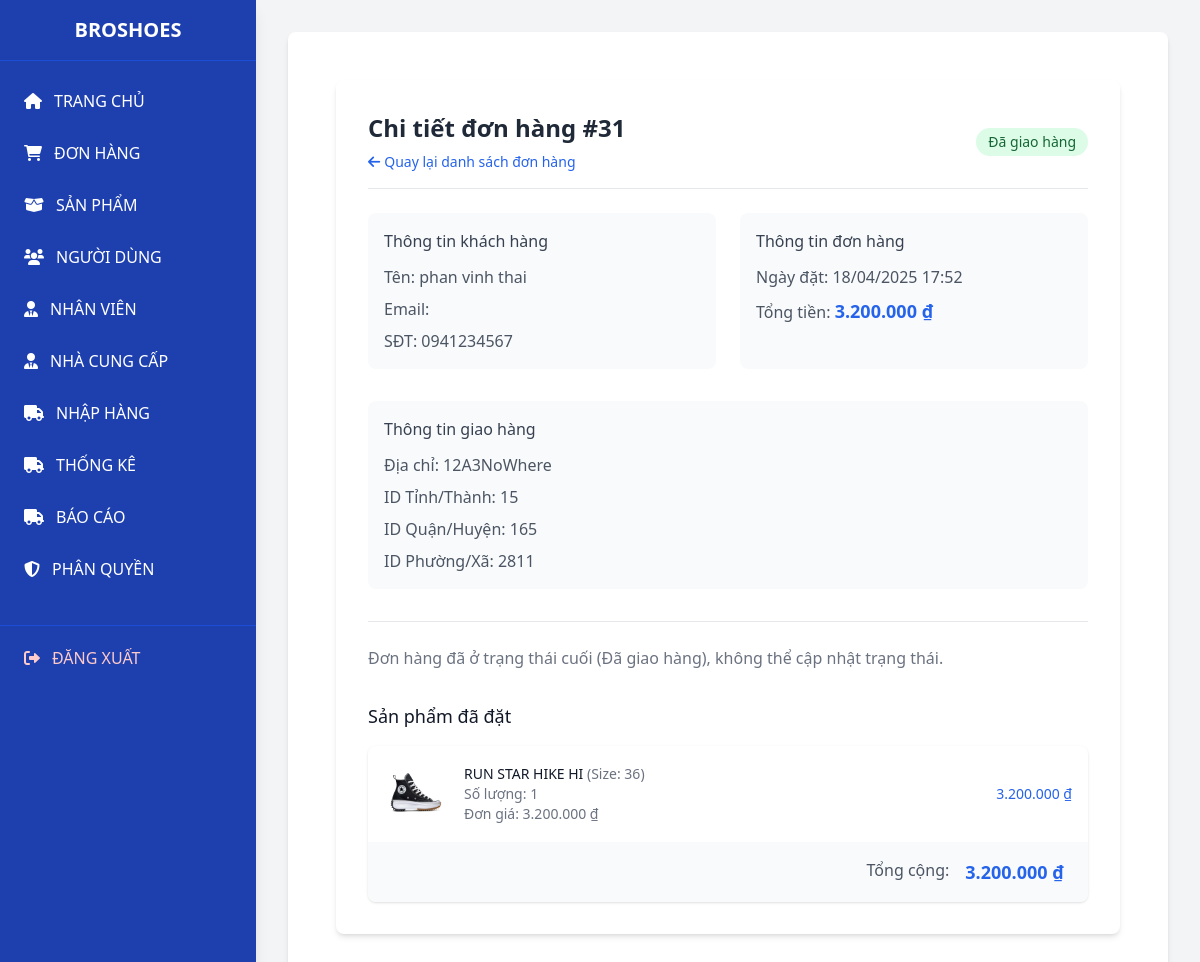
/admin/admin.php?page=orders&action=detail&id=31 (signed in), run on the app's committed database.
### tables this page shows
CREATE TABLE `orders` (
  `OrderID` int(11) NOT NULL,
  `UserID` int(11) NOT NULL,
  `OrderDate` datetime DEFAULT current_timestamp(),
  `ShippingAddress` text DEFAULT NULL,
  `ProvinceID` int(11) NOT NULL,
  `DistrictID` int(11) NOT NULL,
  `WardID` int(11) NOT NULL,
  `Status` varchar(20) NOT NULL DEFAULT 'Pending',
  `SaleID` int(11) DEFAULT NULL,
  `WarehouseID` int(11) DEFAULT NULL,
  `ExportDate` datetime DEFAULT NULL
);

CREATE TABLE `user` (
  `UserID` int(11) NOT NULL,
  `Username` varchar(50) NOT NULL,
  `Fullname` varchar(100) NOT NULL,
  `PhoneNumber` varchar(20) DEFAULT NULL,
  `Email` varchar(100) DEFAULT NULL,
  `Address` text DEFAULT NULL,
  `ProvinceID` int(11) NOT NULL,
  `DistrictID` int(11) NOT NULL,
  `WardID` int(11) NOT NULL,
  `PasswordHash` varchar(255) NOT NULL,
  `CreatedAt` datetime DEFAULT current_timestamp(),
  `isActivate` int(11) NOT NULL
);

CREATE TABLE `orderdetail` (
  `OrderID` int(11) NOT NULL,
  `ProductSizeID` int(11) NOT NULL,
  `Quantity` int(11) NOT NULL,
  `UnitPrice` int(11) NOT NULL,
  `Subtotal` int(11) NOT NULL
);

CREATE TABLE `product` (
  `ProductID` int(11) NOT NULL,
  `ProductName` varchar(100) NOT NULL,
  `CategoryID` int(11) NOT NULL,
  `BrandID` int(11) NOT NULL,
  `Gender` varchar(10) DEFAULT NULL,
  `Price` decimal(10,2) NOT NULL,
  `ImageURL` varchar(255) DEFAULT NULL,
  `CreatedAt` datetime DEFAULT current_timestamp(),
  `IsDeleted` tinyint(1) DEFAULT 0
);

CREATE TABLE `productsize` (
  `ProductSizeID` int(11) NOT NULL,
  `ProductID` int(11) NOT NULL,
  `Size` varchar(10) DEFAULT NULL,
  `StockQuantity` int(11) NOT NULL
);

### admin/views/orders/detail.php (the view, shortened to what this page needs)
<?php
$orderID = $_GET['id'] ?? null;
try {
    $stmt = $pdo->prepare("
        SELECT o.*, u.Fullname AS UserFullname, u.Email AS UserEmail, u.PhoneNumber AS UserPhoneNumber
        FROM `orders` o
        LEFT JOIN `user` u ON o.UserID = u.UserID
        WHERE o.OrderID = ?
    ");
    $stmt->execute([$orderID]);
    $order = $stmt->fetch(PDO::FETCH_ASSOC);
} catch (PDOException $e) {
    echo "<p style='color:red;'>Lỗi SQL: " . $e->getMessage() . "</p>";
    exit;
}
try {
    $stmt = $pdo->prepare("
        SELECT od.*, ps.size AS ProductSize, p.ProductName, p.ImageURL
        FROM `orderdetail` od
        JOIN `productsize` ps ON od.ProductSizeID = ps.ProductSizeID
        JOIN `product` p ON ps.ProductID = p.ProductID
        WHERE od.OrderID = ?
    ");
    $stmt->execute([$orderID]);
    $orderdetail = $stmt->fetchAll(PDO::FETCH_ASSOC);
} catch (PDOException $e) {
    echo "<p style='color:red;'>Lỗi SQL: " . $e->getMessage() . "</p>";
    $orderdetail = [];
}
$currentStatus = $order['Status'];
$statusOptions = [];
if ($currentStatus == 'Pending') {
    $statusOptions = ['Processing', 'Completed', 'Cancelled'];
} elseif ($currentStatus == 'Processing') {
    $statusOptions = ['Completed', 'Cancelled'];
} elseif ($currentStatus == 'Completed' || $currentStatus == 'Cancelled') {
    $statusOptions = [];
}
?>
<div class="max-w-4xl mx-auto p-6">
    <div class="bg-white rounded-lg shadow-md p-8">
        <div class="flex justify-between items-center mb-6 border-b pb-4">
            <div>
                <h2 class="text-2xl font-bold text-gray-800">Chi tiết đơn hàng #<?= $order['OrderID'] ?></h2>
                <a href="admin.php?page=orders&action=list" class="text-blue-600 hover:text-blue-800 text-sm flex items-center mt-2">
                    <i class="fas fa-arrow-left mr-1"></i> Quay lại danh sách đơn hàng
                </a>
            </div>
            <div class="flex items-center space-x-3">
                <span class="px-3 py-1 rounded-full text-sm font-medium
                    <?= $order['Status'] == 'Completed' ? 'bg-green-100 text-green-800' : ($order['Status'] == 'Processing' ? 'bg-blue-100 text-blue-800' : ($order['Status'] == 'Cancelled' ? 'bg-red-100 text-red-800' : 'bg-yellow-100 text-yellow-800')) ?>">
                    <?= $order['Status'] == 'Completed' ? 'Đã giao hàng' : ($order['Status'] == 'Processing' ? 'Đang giao hàng' : ($order['Status'] == 'Cancelled' ? 'Đã hủy' : 'Chờ xác nhận')) ?>
                </span>
            </div>
        </div>
        <div class="grid grid-cols-1 md:grid-cols-2 gap-6 mb-8">
            <div class="bg-gray-50 p-4 rounded-lg">
                <h3 class="font-medium text-gray-700 mb-3">Thông tin khách hàng</h3>
                <p class="text-gray-600 mb-2"><span class="font-medium">Tên:</span> <?= htmlspecialchars($order['UserFullname']) ?></p>
                <p class="text-gray-600 mb-2"><span class="font-medium">Email:</span> <?= htmlspecialchars($order['UserEmail']) ?></p>
                <p class="text-gray-600"><span class="font-medium">SĐT:</span> <?= htmlspecialchars($order['UserPhoneNumber']) ?></p>
            </div>
            <div class="bg-gray-50 p-4 rounded-lg">
                <h3 class="font-medium text-gray-700 mb-3">Thông tin đơn hàng</h3>
                <p class="text-gray-600 mb-2"><span class="font-medium">Ngày đặt:</span> <?= date('d/m/Y H:i', strtotime($order['OrderDate'])) ?></p>
                <p class="text-gray-600 mb-2"><span class="font-medium">Tổng tiền:</span>
                    <span class="font-bold text-blue-600 text-lg itemsTotal">0 ₫</span>
                </p>
            </div>
        </div>
        <div class="mb-8 bg-gray-50 p-4 rounded-lg">
            <h3 class="font-medium text-gray-700 mb-3">Thông tin giao hàng</h3>
            <p class="text-gray-600 mb-2"><span class="font-medium">Địa chỉ:</span> <?= htmlspecialchars($order['ShippingAddress']) ?></p>
            <p class="text-gray-600 mb-2"><span class="font-medium">ID Tỉnh/Thành:</span> <?= htmlspecialchars($order['ProvinceID']) ?></p>
            <p class="text-gray-600 mb-2"><span class="font-medium">ID Quận/Huyện:</span> <?= htmlspecialchars($order['DistrictID']) ?></p>
            <p class="text-gray-600"><span class="font-medium">ID Phường/Xã:</span> <?= htmlspecialchars($order['WardID']) ?></p>
        </div>
        <?php if (!empty($statusOptions)): ?>
            <form method="POST" action="admin.php?page=orders&action=detail&id=<?= $order['OrderID'] ?>" class="border-t pt-6 mb-8">
                <input type="hidden" name="id" value="<?= $order['OrderID'] ?>">
                <div class="grid grid-cols-1 md:grid-cols-3 gap-6 items-end">
                    <div class="md:col-span-2">
                        <label class="block text-sm font-medium text-gray-700 mb-1">Cập nhật nhanh trạng thái</label>
                        <select name="status" class="w-full px-4 py-2 border border-gray-300 rounded-md focus:ring-2 focus:ring-blue-500 focus:border-blue-500 transition">
                            <?php foreach ($statusOptions as $option): ?>
                                <option value="<?= $option ?>" <?= $option == $currentStatus ? 'selected' : '' ?>>
                                    <?= $option == 'Processing' ? 'Đang giao hàng' : ($option == 'Completed' ? 'Đã giao hàng' : 'Đã hủy') ?>
                                </option>
                            <?php endforeach; ?>
                        </select>
                    </div>
                    <div class="flex justify-end">
                        <button type="submit" class="w-full md:w-auto px-6 py-2 bg-blue-600 text-white rounded-md hover:bg-blue-700 focus:outline-none focus:ring-2 focus:ring-blue-500 focus:ring-offset-2 transition">
                            <i class="fas fa-sync-alt mr-2"></i> Cập nhật nhanh
                        </button>
                    </div>
                </div>
            </form>
        <?php else: ?>
            <div class="border-t pt-6 mb-8 text-gray-500">
                <p>Đơn hàng đã ở trạng thái cuối (<?= $currentStatus == 'Completed' ? 'Đã giao hàng' : 'Đã hủy' ?>), không thể cập nhật trạng thái.</p>
            </div>
        <?php endif; ?>
        <div class="mt-8">
            <h3 class="text-lg font-medium text-gray-900 mb-4">Sản phẩm đã đặt</h3>
            <div class="bg-white shadow overflow-hidden sm:rounded-lg">
                <ul class="divide-y divide-gray-200">
                    <?php if (!empty($orderdetail)): ?>
                        <?php foreach ($orderdetail as $item): ?>
                            <li class="p-4 hover:bg-gray-50">
                                <div class="flex items-center space-x-4">
                                    <div class="flex-shrink-0 w-16 h-16">
                                        <img src=".<?= htmlspecialchars($item['ImageURL']) ?>"
                                            alt="<?= htmlspecialchars($item['ProductName']) ?>"
                                            class="w-full h-full object-cover rounded-md">
                                    </div>
                                    <div class="flex-1 min-w-0">
                                        <p class="text-sm font-medium text-gray-900 truncate">
                                            <?= htmlspecialchars($item['ProductName']) ?>
                                            <?php if (isset($item['ProductSize'])): ?>
                                                <span class="text-gray-500">(Size: <?= htmlspecialchars($item['ProductSize']) ?>)</span>
                                            <?php endif; ?>
                                        </p>
                                        <p class="text-sm text-gray-500">
                                            Số lượng: <?= $item['Quantity'] ?>
                                        </p>
                                        <p class="text-sm text-gray-500">
                                            Đơn giá: <?= number_format($item['UnitPrice'], 0, ',', '.') ?> ₫
                                        </p>
                                    </div>
                                    <div class="text-right">
                                        <p class="text-sm font-medium text-blue-600">
                                            <?= number_format($item['Subtotal'], 0, ',', '.') ?> ₫
                                        </p>
                                    </div>
                                </div>
                            </li>
                        <?php endforeach; ?>
                    <?php else: ?>
                        <p class="text-gray-500">Không có sản phẩm nào trong đơn hàng này.</p>
                    <?php endif; ?>
                </ul>
                <div class="bg-gray-50 px-4 py-4 sm:px-6">
                    <div class="flex flex-col justify-end space-y-2">
                        <div class="flex justify-end space-x-4">
                            <span class="text-gray-600">Tổng cộng:</span>
                            <span class="font-bold text-blue-600 text-lg itemsTotal">0 ₫</span>
                        </div>
                    </div>
                </div>
            </div>
        </div>
    </div>
</div>

### data on the page
orders: OrderID "31", UserID.Fullname "phan vinh thai", UserID.PhoneNumber "0941234567", OrderDate "18/04/2025 17:52", ShippingAddress "12A3NoWhere", ProvinceID "15", DistrictID "165", WardID "2811"
orderdetail: product.ImageURL (picture), product.ProductName "RUN STAR HIKE HI", ProductSizeID.Size "36", Quantity "1", UnitPrice "3.200.000", Subtotal "3.200.000"
